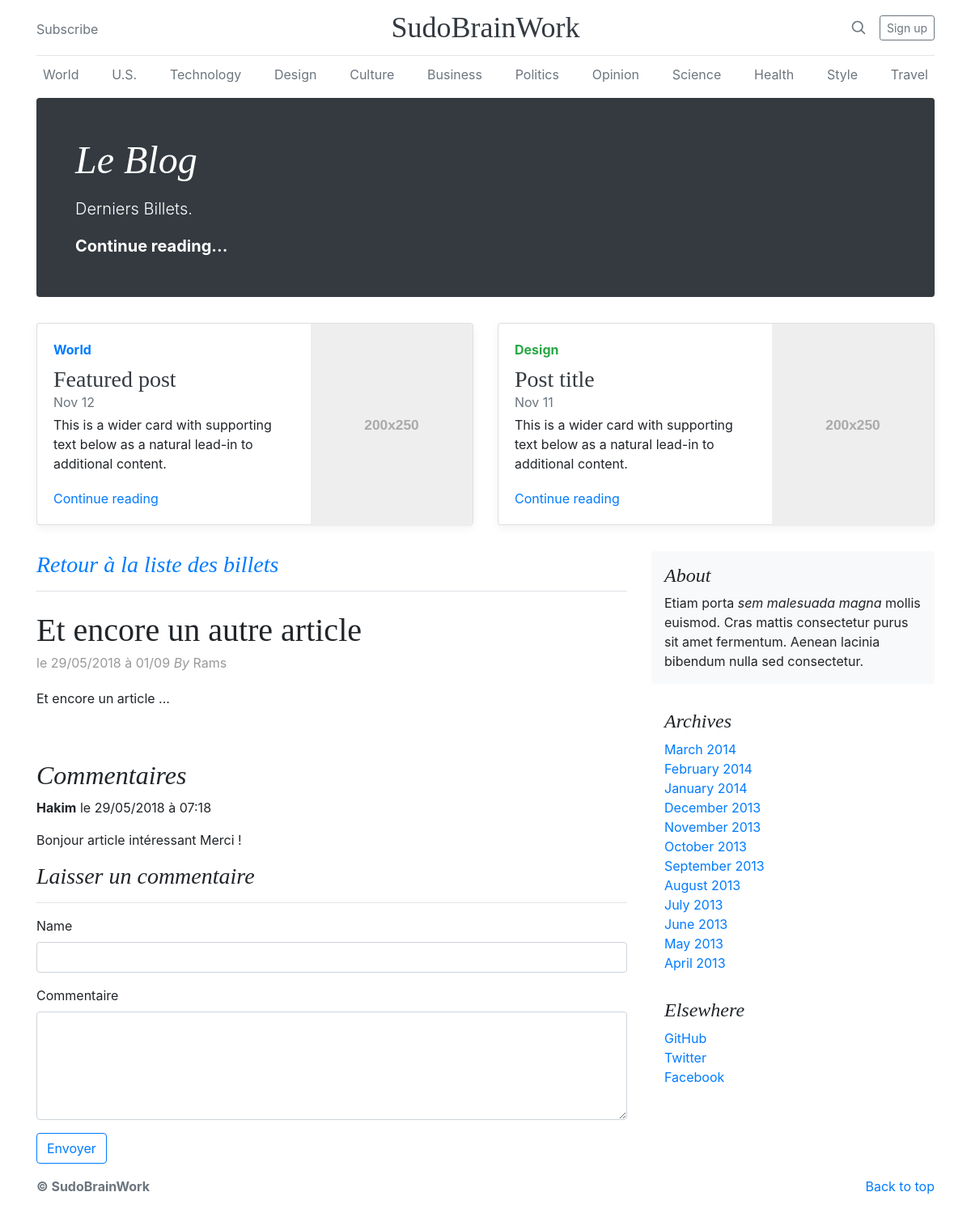
The app's page /index.php?action=post&id=3 with its own data.
### tables this page shows
CREATE TABLE `comments` (
  `id` int(11) NOT NULL,
  `post_id` int(11) NOT NULL,
  `author` varchar(60) NOT NULL,
  `comment` text NOT NULL,
  `comment_date` datetime NOT NULL
);

CREATE TABLE `posts` (
  `id` int(11) NOT NULL,
  `title` varchar(255) NOT NULL,
  `content` text NOT NULL,
  `post_author` varchar(60) NOT NULL,
  `created_at` datetime NOT NULL,
  `edited_at` datetime DEFAULT NULL
);

### Controler/frontend.php (called while the page is built, shortened)
<?php
require_once 'Model/CommentManager.php';
require_once 'Model/PostManager.php';
function post()
{
	$postManager = new Hackawax\blog_mvc\Model\PostManager();
	$CommentManager = new Hackawax\blog_mvc\Model\CommentManager();
	$post = $postManager->getPost($_GET['id']);
	$comments = $CommentManager->getComments($_GET['id']);
	require 'View/frontend/postView.php';
}

### Model/CommentManager.php (called while the page is built, shortened)
<?php
class CommentManager extends Manager
{
	public function getComments($postId) {
		$db = $this->dbConnect();
		$comments = $db->prepare('SELECT id, author, comment, DATE_FORMAT(comment_date, \'%d/%m/%Y à %H:%i\')
																	AS comment_date_fr
																FROM comments
															 WHERE post_id = ?
														ORDER BY comment_date DESC');
		$comments->execute([$postId]);
		return $comments;
	}
}

### Model/PostManager.php (called while the page is built, shortened)
<?php
class PostManager extends Manager
{
	public function getPost($postId)
	{
		$db = $this->dbConnect();
		$req = $db->prepare('SELECT id, title, content, post_author, DATE_FORMAT(created_at, \'%d/%m/%Y à %H/%i\')
														 AS created_at_fr
													 FROM posts
													WHERE id = ?');
		$req->execute([$postId]);
		$post = $req->fetch();
		return $post;
	}
}

### View/frontend/postView.php (the view, shortened to what this page needs)
	<h3 class="pb-3 mb-4 font-italic border-bottom">
		<a href="index.php">Retour à la liste des billets</a>
	</h3>
<?php while ($data = $comments->fetch()): ?>
	<div class="blog-post">
		<h1 class="blog-post-title"><?= htmlspecialchars($post['title']) ?></h1>
		<p class="blog-post-meta">le <?= $post['created_at_fr'] ?> <em>By</em> <?= $post['post_author'] ?></p>
		<p><?= nl2br(htmlspecialchars($post['content'])) ?></p>
	</div>
	<h2 class="font-italic">Commentaires</h2>
	<p>
		<strong><?= htmlspecialchars($data['author']) ?></strong> le <?= $data['comment_date_fr'] ?>
	</p>
	<p><?= nl2br(htmlspecialchars($data['comment'])) ?></p>
<?php endwhile ?>
	<h3 class="font-italic">Laisser un commentaire</h3>
	<hr>
	<form class="form-group" action="index.php?action=addComment&amp;id=<?= $post['id'] ?>" method="POST">
		<div class="form-group">
			<label for="author">Name</label>
			<input class="form-control" id="author" type="text" name="author">
		</div>
		<div class="form-group">
			<label for="comment">Commentaire</label>
			<textarea class="form-control" id="comment" name="comment" rows="5"></textarea>
		</div>
		<button type="submit" class="btn btn-outline-primary">Envoyer</button>
	</form>
<?php	require 'template.php'; ?>

### records on screen
comments: post.title "Et encore un autre article", created_at_fr "29/05/2018 à 01/09", post.post_author "Rams", post.content "Et encore un article ...", author "Hakim", comment_date_fr "29/05/2018 à 07:18", comment "Bonjour article intéressant Merci !"
